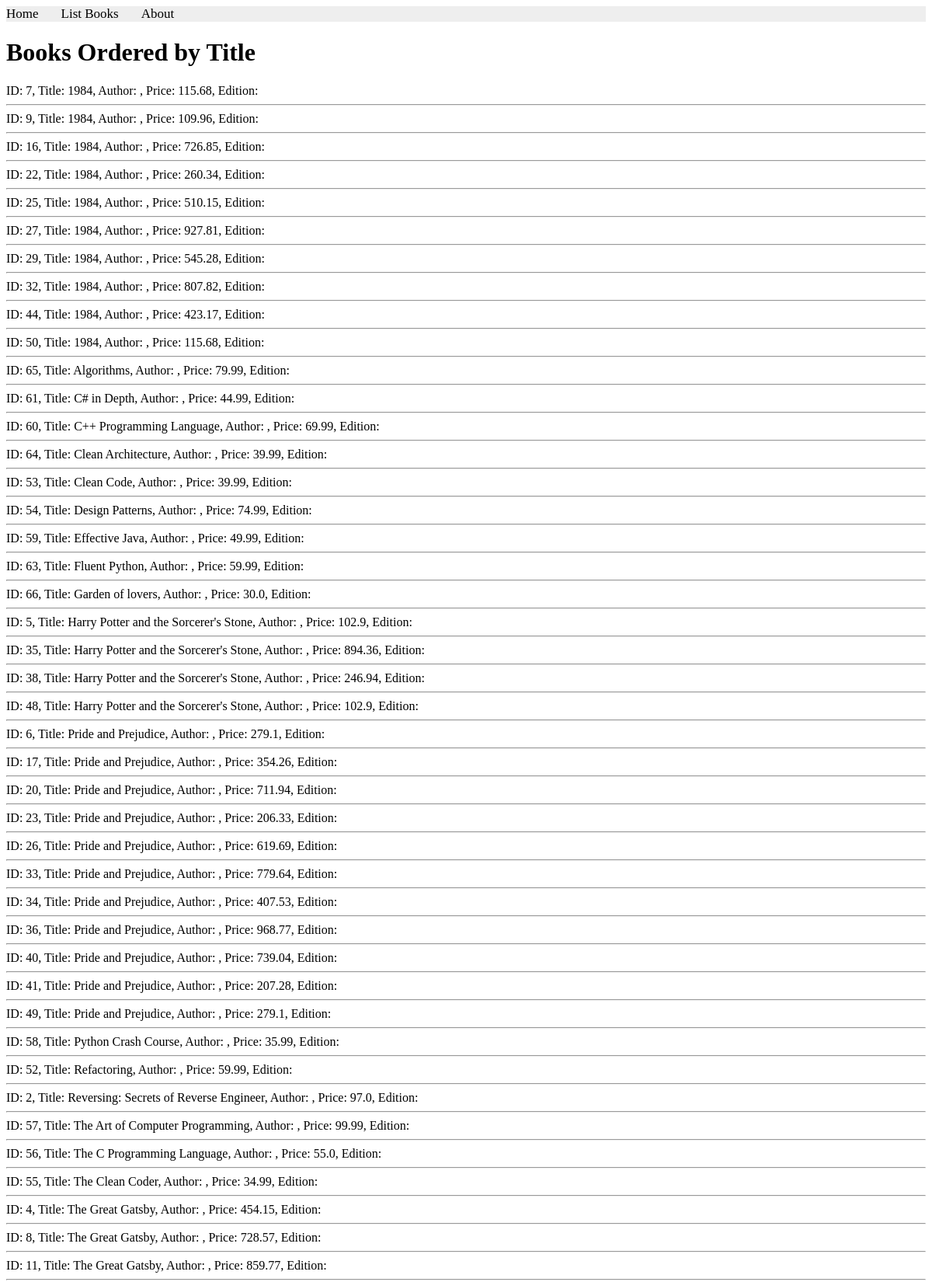
The app's page /books/lab8/task4 (upper part) with its own data.
### apps/bookmodule/models.py (models this page shows)
class Book(models.Model):
    title = models.CharField(max_length=100)
    price = models.FloatField(default=0.0)
    quantity = models.IntegerField(default=1)
    pubdate = models.DateTimeField(null=True)
    rating = models.SmallIntegerField(default=1)
    publisher = models.ForeignKey(Publisher, null=True, on_delete=models.SET_NULL)
    authors = models.ManyToManyField(Author)
    percentage = None  # transient field, not stored in DB

### apps/bookmodule/views.py (the view)
# urls.py: path('lab8/task4', views.lab8_task4, name="books.lab8_task4"),
def lab8_task4(request):
    mybooks = Book.objects.all().order_by('title')
    return render(request, 'bookmodule/lab8_task4.html', {'books': mybooks})

### apps/templates/bookmodule/lab8_task4.html (shortened to what this page needs)
{% extends "layouts/base.html" %}
{% block content %}
<h1>Books Ordered by Title</h1>
{% for book in books %}
  ID: {{ book.id }}, Title: {{ book.title }}, Author: {{ book.author }}, Price: {{ book.price }}, Edition: {{ book.edition }}
  <hr>
{% empty %}
  <p>No books found.</p>
{% endfor %}
{% endblock content %}

### records on screen
Book: id "7", title "1984", price "115.68"
Book: id "9", title "1984", price "109.96"
Book: id "16", title "1984", price "726.85"
Book: id "22", title "1984", price "260.34"
Book: id "25", title "1984", price "510.15"
Book: id "27", title "1984", price "927.81"
Book: id "29", title "1984", price "545.28"
Book: id "32", title "1984", price "807.82"
Book: id "44", title "1984", price "423.17"
Book: id "50", title "1984", price "115.68"
Book: id "65", title "Algorithms", price "79.99"
Book: id "61", title "C# in Depth", price "44.99"
Book: id "60", title "C++ Programming Language", price "69.99"
Book: id "64", title "Clean Architecture", price "39.99"
Book: id "53", title "Clean Code", price "39.99"
Book: id "54", title "Design Patterns", price "74.99"
Book: id "59", title "Effective Java", price "49.99"
Book: id "63", title "Fluent Python", price "59.99"
Book: id "66", title "Garden of lovers", price "30.0"
Book: id "5", title "Harry Potter and the Sorcerer's Stone", price "102.9"
Book: id "35", title "Harry Potter and the Sorcerer's Stone", price "894.36"
Book: id "38", title "Harry Potter and the Sorcerer's Stone", price "246.94"
Book: id "48", title "Harry Potter and the Sorcerer's Stone", price "102.9"
Book: id "6", title "Pride and Prejudice", price "279.1"
Book: id "17", title "Pride and Prejudice", price "354.26"
Book: id "20", title "Pride and Prejudice", price "711.94"
Book: id "23", title "Pride and Prejudice", price "206.33"
Book: id "26", title "Pride and Prejudice", price "619.69"
Book: id "33", title "Pride and Prejudice", price "779.64"
Book: id "34", title "Pride and Prejudice", price "407.53"
Book: id "36", title "Pride and Prejudice", price "968.77"
Book: id "40", title "Pride and Prejudice", price "739.04"
Book: id "41", title "Pride and Prejudice", price "207.28"
Book: id "49", title "Pride and Prejudice", price "279.1"
Book: id "58", title "Python Crash Course", price "35.99"
Book: id "52", title "Refactoring", price "59.99"
Book: id "2", title "Reversing: Secrets of Reverse Engineer", price "97.0"
Book: id "57", title "The Art of Computer Programming", price "99.99"
Book: id "56", title "The C Programming Language", price "55.0"
Book: id "55", title "The Clean Coder", price "34.99"
Book: id "4", title "The Great Gatsby", price "454.15"
Book: id "8", title "The Great Gatsby", price "728.57"
Book: id "11", title "The Great Gatsby", price "859.77"
